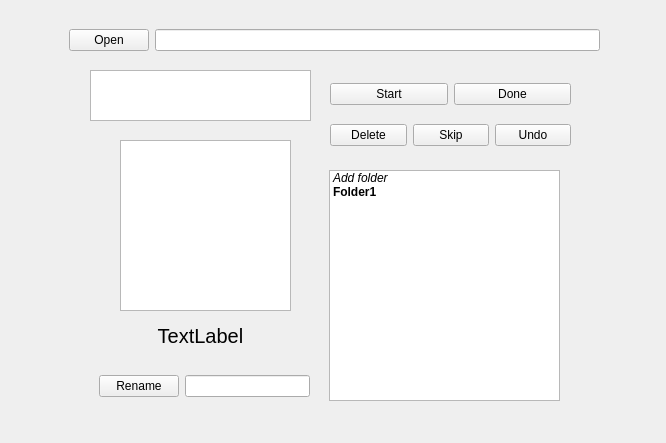
<?xml version="1.0" encoding="UTF-8"?>
<ui version="4.0">
 <class>Form</class>
 <widget class="QWidget" name="Form">
  <property name="geometry">
   <rect>
    <x>0</x>
    <y>0</y>
    <width>666</width>
    <height>443</height>
   </rect>
  </property>
  <property name="windowTitle">
   <string>Form</string>
  </property>
  <widget class="QListWidget" name="listWidget">
   <property name="geometry">
    <rect>
     <x>329</x>
     <y>170</y>
     <width>231</width>
     <height>231</height>
    </rect>
   </property>
   <item>
    <property name="text">
     <string>Add folder</string>
    </property>
    <property name="font">
     <font>
      <italic>true</italic>
     </font>
    </property>
    <property name="background">
     <brush brushstyle="NoBrush">
      <color alpha="255">
       <red>185</red>
       <green>212</green>
       <blue>195</blue>
      </color>
     </brush>
    </property>
   </item>
   <item>
    <property name="text">
     <string>Folder1</string>
    </property>
    <property name="font">
     <font>
      <weight>75</weight>
      <bold>true</bold>
     </font>
    </property>
   </item>
  </widget>
  <widget class="QGraphicsView" name="graphicsView">
   <property name="geometry">
    <rect>
     <x>120</x>
     <y>140</y>
     <width>171</width>
     <height>171</height>
    </rect>
   </property>
  </widget>
  <widget class="QLabel" name="label">
   <property name="geometry">
    <rect>
     <x>150</x>
     <y>320</y>
     <width>101</width>
     <height>31</height>
    </rect>
   </property>
   <property name="font">
    <font>
     <pointsize>15</pointsize>
    </font>
   </property>
   <property name="text">
    <string>TextLabel</string>
   </property>
   <property name="alignment">
    <set>Qt::AlignCenter</set>
   </property>
  </widget>
  <widget class="QPlainTextEdit" name="plainTextEdit">
   <property name="geometry">
    <rect>
     <x>90</x>
     <y>70</y>
     <width>221</width>
     <height>51</height>
    </rect>
   </property>
  </widget>
  <widget class="QWidget" name="layoutWidget">
   <property name="geometry">
    <rect>
     <x>330</x>
     <y>70</y>
     <width>241</width>
     <height>91</height>
    </rect>
   </property>
   <layout class="QVBoxLayout" name="verticalLayout">
    <item>
     <layout class="QHBoxLayout" name="horizontalLayout">
      <item>
       <widget class="QPushButton" name="pushButton_5">
        <property name="text">
         <string>Start</string>
        </property>
       </widget>
      </item>
      <item>
       <widget class="QPushButton" name="pushButton_6">
        <property name="text">
         <string>Done</string>
        </property>
       </widget>
      </item>
     </layout>
    </item>
    <item>
     <layout class="QHBoxLayout" name="horizontalLayout_2">
      <item>
       <widget class="QPushButton" name="pushButton">
        <property name="text">
         <string>Delete</string>
        </property>
       </widget>
      </item>
      <item>
       <widget class="QPushButton" name="pushButton_2">
        <property name="text">
         <string>Skip</string>
        </property>
       </widget>
      </item>
      <item>
       <widget class="QPushButton" name="pushButton_3">
        <property name="text">
         <string>Undo</string>
        </property>
       </widget>
      </item>
     </layout>
    </item>
   </layout>
  </widget>
  <widget class="QWidget" name="layoutWidget">
   <property name="geometry">
    <rect>
     <x>69</x>
     <y>20</y>
     <width>531</width>
     <height>41</height>
    </rect>
   </property>
   <layout class="QHBoxLayout" name="horizontalLayout_3">
    <item>
     <widget class="QPushButton" name="pushButton_4">
      <property name="text">
       <string>Open</string>
      </property>
     </widget>
    </item>
    <item>
     <widget class="QLineEdit" name="lineEdit">
      <property name="readOnly">
       <bool>true</bool>
      </property>
      <property name="placeholderText">
       <string/>
      </property>
     </widget>
    </item>
   </layout>
  </widget>
  <widget class="QWidget" name="layoutWidget">
   <property name="geometry">
    <rect>
     <x>99</x>
     <y>370</y>
     <width>211</width>
     <height>33</height>
    </rect>
   </property>
   <layout class="QHBoxLayout" name="horizontalLayout_4">
    <item>
     <widget class="QPushButton" name="pushButton_7">
      <property name="text">
       <string>Rename</string>
      </property>
     </widget>
    </item>
    <item>
     <widget class="QLineEdit" name="lineEdit_2">
      <property name="placeholderText">
       <string/>
      </property>
     </widget>
    </item>
   </layout>
  </widget>
 </widget>
 <resources/>
 <connections/>
</ui>
